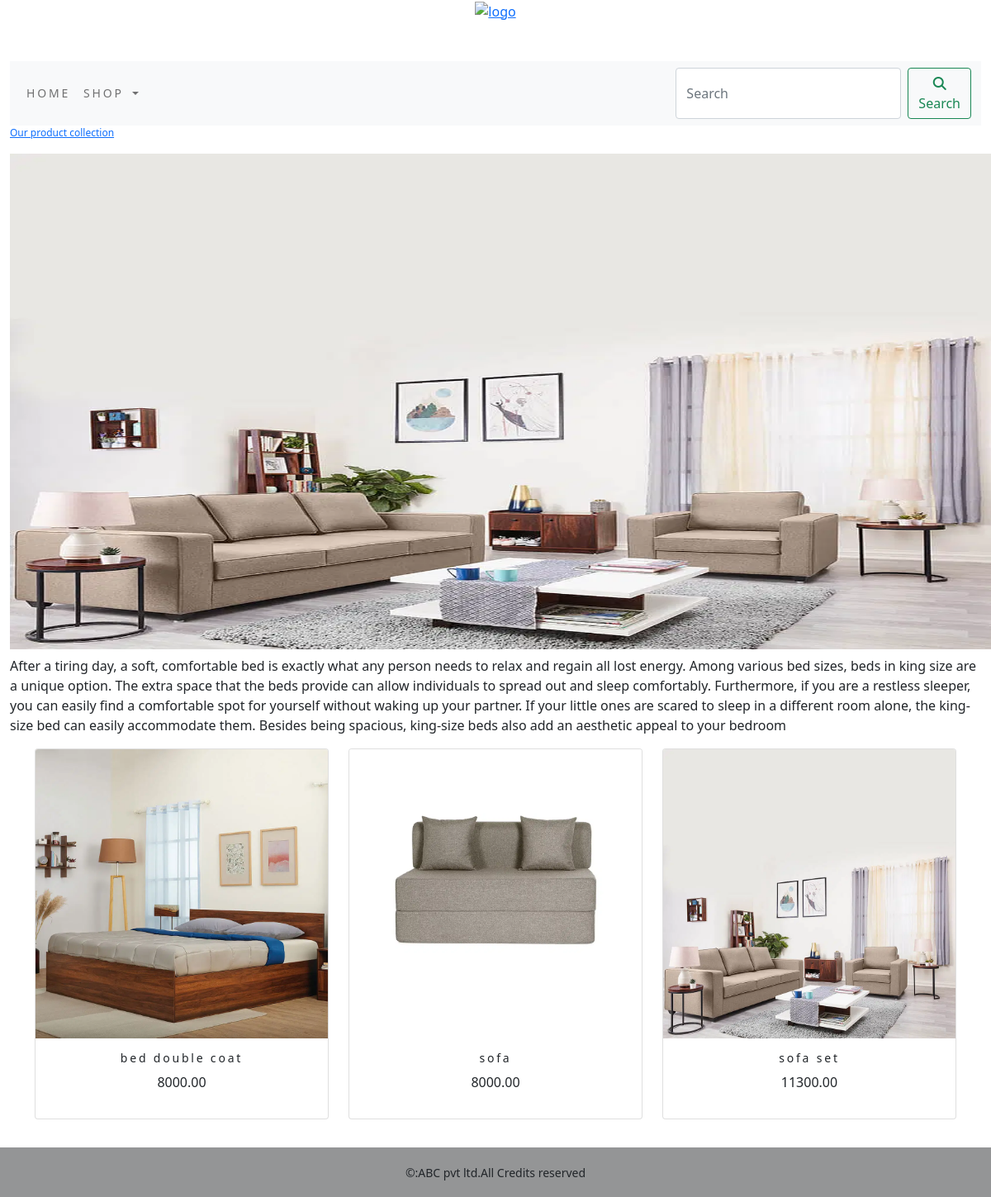
Screenshot of /shop/home-appliances/ with the database file from the repository.
### shopapp/models.py (models this page shows, shortened)
class category(models.Model):
    name=models.CharField(max_length=250,unique=True)
    slug=models.CharField(max_length=250,unique=True)
    description=models.TextField(blank=True)
    image=models.ImageField(upload_to='category',blank=True)
    class Meta:
        ordering=('name',)
        verbose_name='category'
        verbose_name_plural='categories'
    def get_urls(self):
        return reverse('shopapp:products_by_category',args=[self.slug])

class product(models.Model):
    name = models.CharField(max_length=250, unique=True)
    slug = models.CharField(max_length=250, unique=True)
    description = models.TextField(blank=True)
    price=models.DecimalField(max_digits=10,decimal_places=2)
    category=models.ForeignKey(category,on_delete=models.CASCADE)
    image = models.ImageField(upload_to='product', blank=True)
    stock=models.IntegerField()
    available=models.BooleanField(default=True)
    created=models.DateTimeField(auto_now_add=True)
    updated=models.DateTimeField(auto_now=True)
    class Meta:
        ordering = ('name',)
        verbose_name = 'product'
        verbose_name_plural = 'products'
    def get_url(self):
        return reverse('shopapp:product_category_detail',args=[self.category.slug,self.slug])

### shopapp/views.py (the view)
# urls.py: path('',views.allprocat,name='allprocat'),
def allprocat(request,c_slug=None):
    c_page=None
    products_list=None
    if c_slug!=None:
        c_page=get_object_or_404(category,slug=c_slug)
        products_list=product.objects.all().filter(category=c_page,available=True)
    else:
        products_list=product.objects.all().filter(available=True)
    paginator=Paginator(products_list,9)
    try:
        page=int(request.GET.get('page','1'))
    except:
        page=1
    try:
        products=paginator.page(page)
    except (EmptyPage,InvalidPage):
        products=paginator.page(paginator.num_pages)
    return render(request,"category.html",{'category':c_page,'products':products})

### cart_app/context_processors.py (called while the page is built)
def counter(request):
    item_count=0
    if 'admin' in request.path:
        return {}
    else:
        try:
            cart=Cart_tb.objects.filter(cart_id=_cart_id(request))
            cart_items=Cartitem.objects.all().filter(cart=cart[:1])
            for cart_item in cart_items:
                item_count += cart_item.quantity
        except Cart_tb.DoesNotExist:
            item_count=0
    return dict(item_count=item_count)

### cart_app/views.py (called while the page is built)
def _cart_id(request):
    cart=request.session.session_key
    if not cart:
        cart=request.session.create()
    return cart

### shopapp/context_processors.py (called while the page is built)
def menu_links(request):
    links=category.objects.all()
    return dict(links=links)

### templates/category.html (shortened to what this page needs)
{% extends 'base.html' %}
{% load static %}
{% block content %}
{% if category %}
    <div>
        <div class="row my_row_class">
            <div class="mx-auto">
            <p><a href="{% url 'shopapp:allprocat' %}">Our product collection</a></p>
        </div>
        </div>
    </div>
{% endif %}
<div class="mx-auto">
    {% if category %}
        <img class="my_image" src="{{category.image.url}}" alt="{{category.name}}" width="1200" height="600">
    <br>
</div>
<div>
    <p class="text-justify">{{category.description}}</p>
</div>
{% endif %}
<div class="container">
    <div class="row mx_auto">
        {% for product in products.object_list %}
        <div class="my_bottom_margin col-9 col-sm-12 col-md-4 col-lg-4">
            <div class="card text-center" style="min-width:18rem;">
            <a href="{{product.get_url}}"><img class="card-img-top my_image" src="{{product.image.url}}" alt="{{product.name}}" width="350" height="350"></a>
            <div class="card-body">
                <h4>{{product.name}}</h4>
                <p>{{product.price}}</p>
            </div>
            </div>
        </div>
        {% endfor %}
    </div>
    <br>
</div>
{% endblock %}

### static/css/custom.css (style rules this page uses)
body { font-family:'Roboto', sans-serif; }
.my_row_class { padding-top=15px; }
.my_row_class .mx-auto { color:#000; font-size:12px; }
.my_image { width=100%; height=auto; }
.my_bottom_margin { margin-bottom:10px; }
.card-body h4 { font-size:14px; text_transform:uppercase; letter-spacing:.2em; }

### rows the page displays
category: image (picture), description "After a tiring day, a soft, comfortable bed is exactly what any person needs to relax and regain all lost energy. Among various bed sizes, beds in king size are a unique option. The extra space that the beds provide can allow individuals to spread out and sleep comfortably. Furthermore, if you are a restless sleeper, you can easily find a comfortable spot for yourself without waking up your partner. If your little ones are scared to sleep in a different room alone, the king-size bed can easily accommodate them. Besides being spacious, king-size beds also add an aesthetic appeal to your bedroom"
product: image (picture), name "bed double coat", price "8000.00"
product: image (picture), name "sofa", price "8000.00"
product: image (picture), name "sofa set", price "11300.00"
